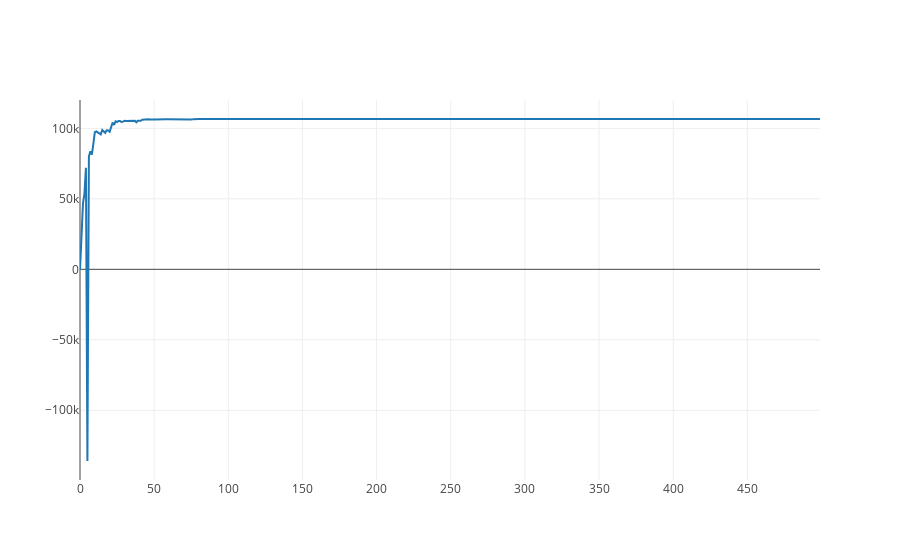
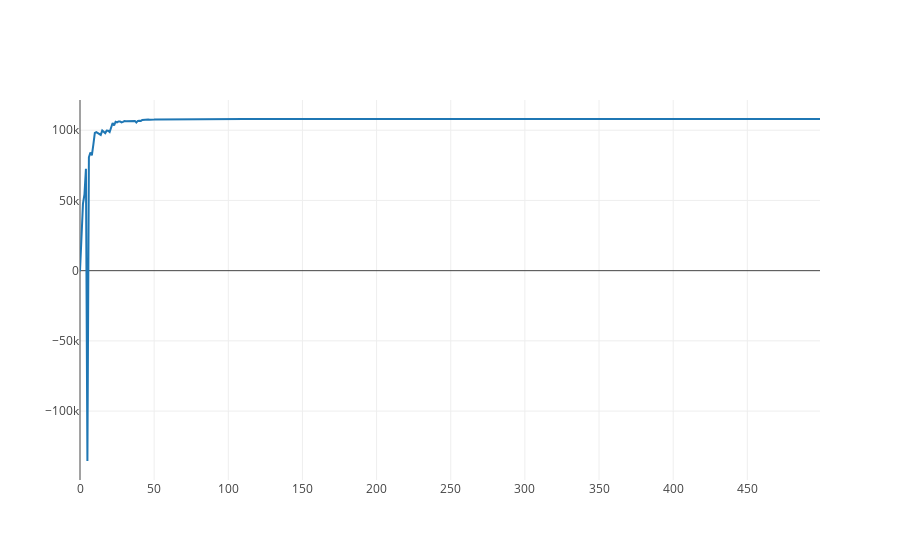
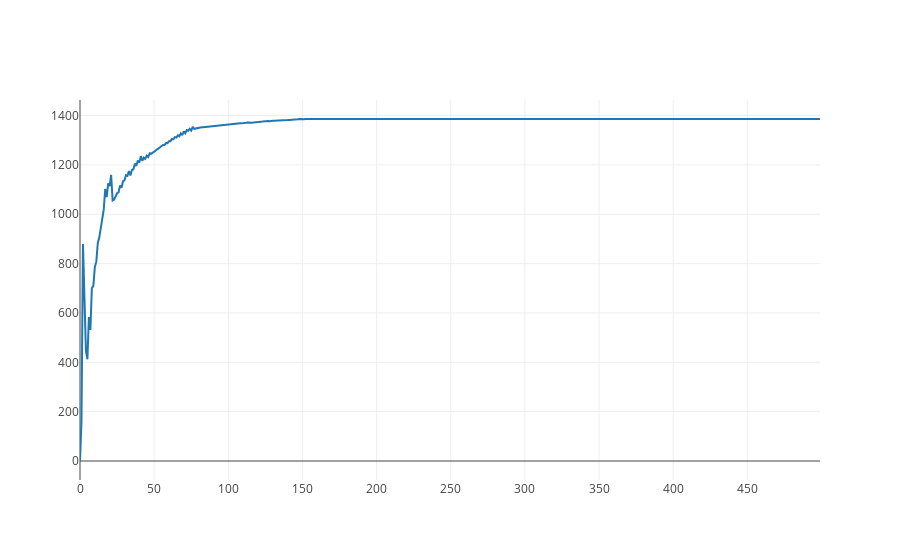

Here is the notebook cell these charts were saved with, in order:
### Markdown cell above
We can take a look at the convergence of the ELBO, KL, and likelihood.

### Code cell
elbos = [e[0] for e in inf_svi.objs]
kls = [e[1] for e in inf_svi.objs]
likes = [e[2] for e in inf_svi.objs]

iplot([go.Scatter(x = range(len(elbos)), y = elbos)])
iplot([go.Scatter(x = range(len(likes)), y = likes)])
iplot([go.Scatter(x = range(len(kls)), y = kls)])

### Figure 1 — Plotly figure (JSON) as saved in the notebook; plotly's stock layout.template omitted (floating-point values rounded to 4 significant figures; data arrays with more than 128 entries replaced by an {"elided": "..."} marker saying what was removed)
{"data": [{"type": "scatter", "x": {"elided": "500 int values"}, "y": {"elided": "500 float values"}}], "layout": {}}

### Figure 2 — Plotly figure (JSON) as saved in the notebook; plotly's stock layout.template omitted (floating-point values rounded to 4 significant figures; data arrays with more than 128 entries replaced by an {"elided": "..."} marker saying what was removed)
{"data": [{"type": "scatter", "x": {"elided": "500 int values"}, "y": {"elided": "500 float values"}}], "layout": {}}

### Figure 3 — Plotly figure (JSON) as saved in the notebook; plotly's stock layout.template omitted (floating-point values rounded to 4 significant figures; data arrays with more than 128 entries replaced by an {"elided": "..."} marker saying what was removed)
{"data": [{"type": "scatter", "x": {"elided": "500 int values"}, "y": {"elided": "500 float values"}}], "layout": {}}
